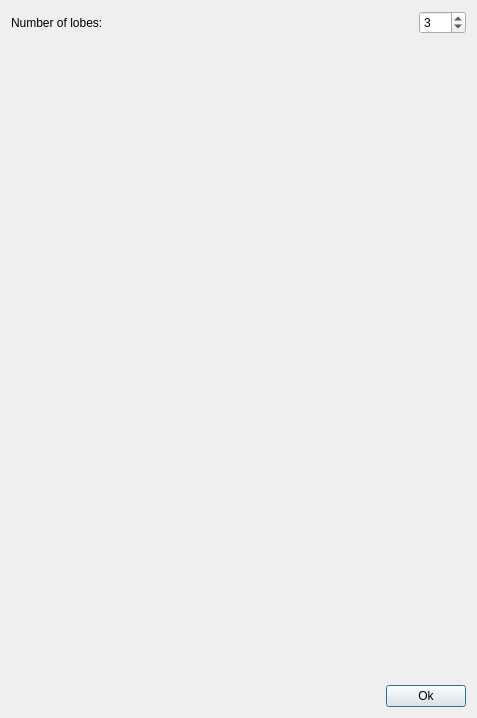
<?xml version="1.0" encoding="UTF-8"?>
<ui version="4.0">
 <class>AddParamLobular</class>
 <widget class="QDialog" name="AddParamLobular">
  <property name="geometry">
   <rect>
    <x>0</x>
    <y>0</y>
    <width>477</width>
    <height>718</height>
   </rect>
  </property>
  <property name="sizePolicy">
   <sizepolicy hsizetype="Fixed" vsizetype="Fixed">
    <horstretch>0</horstretch>
    <verstretch>0</verstretch>
   </sizepolicy>
  </property>
  <property name="minimumSize">
   <size>
    <width>477</width>
    <height>718</height>
   </size>
  </property>
  <property name="maximumSize">
   <size>
    <width>477</width>
    <height>718</height>
   </size>
  </property>
  <property name="windowTitle">
   <string>Lobular fibers</string>
  </property>
  <property name="windowIcon">
   <iconset resource="icons.qrc">
    <normaloff>:/icons/RVEs/lobular3.png</normaloff>:/icons/RVEs/lobular3.png</iconset>
  </property>
  <layout class="QGridLayout" name="gridLayout">
   <item row="0" column="0">
    <layout class="QVBoxLayout" name="verticalLayout">
     <item>
      <layout class="QHBoxLayout" name="horizontalLayout">
       <item>
        <widget class="QLabel" name="label">
         <property name="text">
          <string>Number of lobes:</string>
         </property>
        </widget>
       </item>
       <item>
        <spacer name="horizontalSpacer">
         <property name="orientation">
          <enum>Qt::Horizontal</enum>
         </property>
         <property name="sizeType">
          <enum>QSizePolicy::Fixed</enum>
         </property>
         <property name="sizeHint" stdset="0">
          <size>
           <width>20</width>
           <height>20</height>
          </size>
         </property>
        </spacer>
       </item>
       <item>
        <widget class="QSpinBox" name="spinBox_lobes">
         <property name="sizePolicy">
          <sizepolicy hsizetype="Fixed" vsizetype="Fixed">
           <horstretch>0</horstretch>
           <verstretch>0</verstretch>
          </sizepolicy>
         </property>
         <property name="minimum">
          <number>2</number>
         </property>
         <property name="maximum">
          <number>100</number>
         </property>
         <property name="value">
          <number>3</number>
         </property>
        </widget>
       </item>
      </layout>
     </item>
     <item>
      <spacer name="verticalSpacer">
       <property name="orientation">
        <enum>Qt::Vertical</enum>
       </property>
       <property name="sizeType">
        <enum>QSizePolicy::Minimum</enum>
       </property>
       <property name="sizeHint" stdset="0">
        <size>
         <width>20</width>
         <height>30</height>
        </size>
       </property>
      </spacer>
     </item>
     <item>
      <layout class="QHBoxLayout" name="horizontalLayout_2">
       <item>
        <widget class="QLabel" name="label_2">
         <property name="maximumSize">
          <size>
           <width>455</width>
           <height>575</height>
          </size>
         </property>
         <property name="text">
          <string/>
         </property>
         <property name="pixmap">
          <pixmap resource="icons.qrc">:/icons/RVEs/lobular3_plan.png</pixmap>
         </property>
         <property name="scaledContents">
          <bool>true</bool>
         </property>
         <property name="alignment">
          <set>Qt::AlignCenter</set>
         </property>
        </widget>
       </item>
      </layout>
     </item>
     <item>
      <spacer name="verticalSpacer_2">
       <property name="orientation">
        <enum>Qt::Vertical</enum>
       </property>
       <property name="sizeType">
        <enum>QSizePolicy::Expanding</enum>
       </property>
       <property name="sizeHint" stdset="0">
        <size>
         <width>20</width>
         <height>20</height>
        </size>
       </property>
      </spacer>
     </item>
    </layout>
   </item>
   <item row="1" column="0">
    <layout class="QHBoxLayout" name="horizontalLayout_3">
     <item>
      <spacer name="horizontalSpacer_2">
       <property name="orientation">
        <enum>Qt::Horizontal</enum>
       </property>
       <property name="sizeHint" stdset="0">
        <size>
         <width>40</width>
         <height>20</height>
        </size>
       </property>
      </spacer>
     </item>
     <item>
      <widget class="QPushButton" name="pushButton_ok">
       <property name="text">
        <string>Ok</string>
       </property>
      </widget>
     </item>
    </layout>
   </item>
  </layout>
 </widget>
 <resources>
  <include location="icons.qrc"/>
 </resources>
 <connections/>
</ui>
